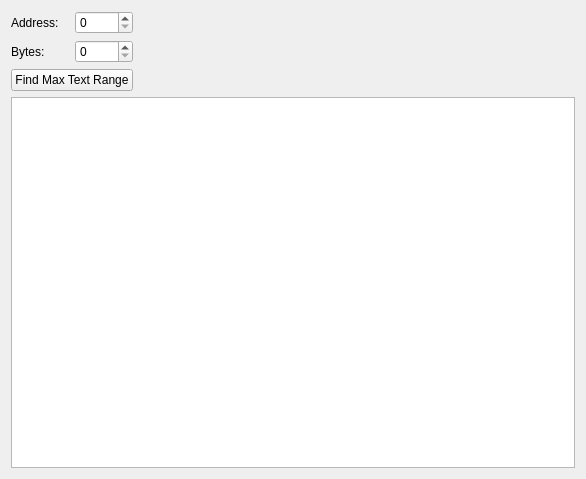
<?xml version="1.0" encoding="UTF-8"?>
<ui version="4.0">
 <class>TextBrowserDialog</class>
 <widget class="QWidget" name="TextBrowserDialog">
  <property name="windowModality">
   <enum>Qt::ApplicationModal</enum>
  </property>
  <property name="geometry">
   <rect>
    <x>0</x>
    <y>0</y>
    <width>586</width>
    <height>479</height>
   </rect>
  </property>
  <property name="windowTitle">
   <string>YaRHT</string>
  </property>
  <layout class="QGridLayout" name="gridLayout">
   <item row="1" column="1">
    <widget class="QSpinBox" name="spin_bytes">
     <property name="maximum">
      <number>8192</number>
     </property>
    </widget>
   </item>
   <item row="1" column="0">
    <widget class="QLabel" name="label_2">
     <property name="text">
      <string>Bytes:</string>
     </property>
    </widget>
   </item>
   <item row="0" column="1">
    <widget class="HexSpin" name="spin_offset"/>
   </item>
   <item row="0" column="2">
    <spacer name="horizontalSpacer">
     <property name="orientation">
      <enum>Qt::Horizontal</enum>
     </property>
     <property name="sizeHint" stdset="0">
      <size>
       <width>40</width>
       <height>20</height>
      </size>
     </property>
    </spacer>
   </item>
   <item row="3" column="0" colspan="3">
    <widget class="QPlainTextEdit" name="plainTextEdit"/>
   </item>
   <item row="0" column="0">
    <widget class="QLabel" name="label">
     <property name="text">
      <string>Address:</string>
     </property>
    </widget>
   </item>
   <item row="2" column="0" colspan="2">
    <widget class="QPushButton" name="button_max_text">
     <property name="text">
      <string>Find Max Text Range</string>
     </property>
    </widget>
   </item>
  </layout>
 </widget>
 <customwidgets>
  <customwidget>
   <class>HexSpin</class>
   <extends>QSpinBox</extends>
   <header>GUI/hexspin.h</header>
  </customwidget>
 </customwidgets>
 <tabstops>
  <tabstop>spin_offset</tabstop>
  <tabstop>spin_bytes</tabstop>
  <tabstop>button_max_text</tabstop>
  <tabstop>plainTextEdit</tabstop>
 </tabstops>
 <resources/>
 <connections/>
</ui>
